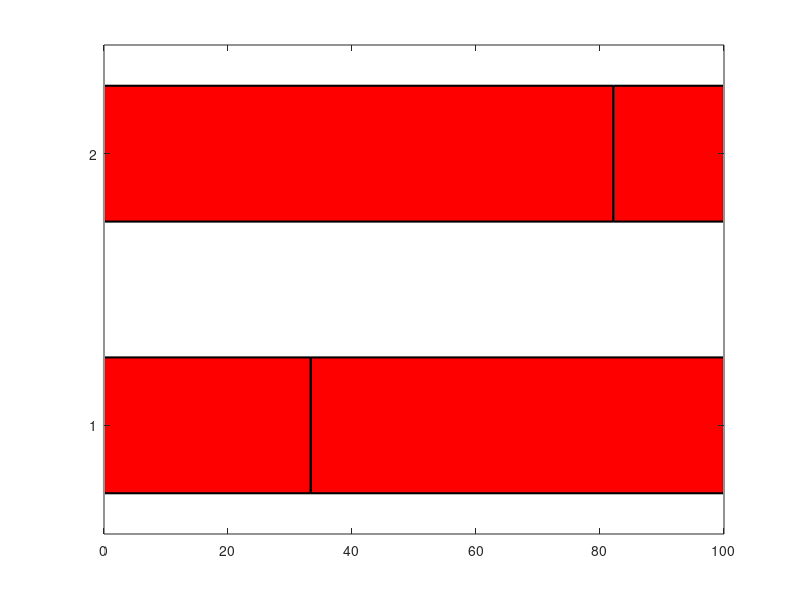

The MATLAB script that drew this image: (Note: this script raises an error after producing the figure.)
x = [1,2];
% 
% y = [1,2,3,4;...
%      5,6,7,8];
y = [33.35, 66.64; 82.18 17.81];

figure;
b = barh(x,y,'stacked', 'r', 'EdgeColor',[0 0 0],'LineWidth',1.5, 'BarWidth', 0.5); % stacks values in each row together
b(2).FaceColor = 'b';
axis([0 100 0 3])
set(gca, 'FontSize', 20)
ylabel('Fraud Type Cyber Regular', 'FontSize', 20)
set(gca,'yticklabel',{[]}) 
xlabel('Percentage', 'FontSize', 20)
legend('Online', 'Offline', 'Location','northeast', 'FontSize', 25)


set(gcf, 'PaperPosition', [0 0 10 4]); %Position plot at left hand corner with width 5 and height 5.
set(gcf, 'PaperSize', [10 4]); %Set the paper to have width 5 and height 5.
%axis([0 128 0 280])
saveas(gcf, 'reporting methods', 'pdf') %Save figure

